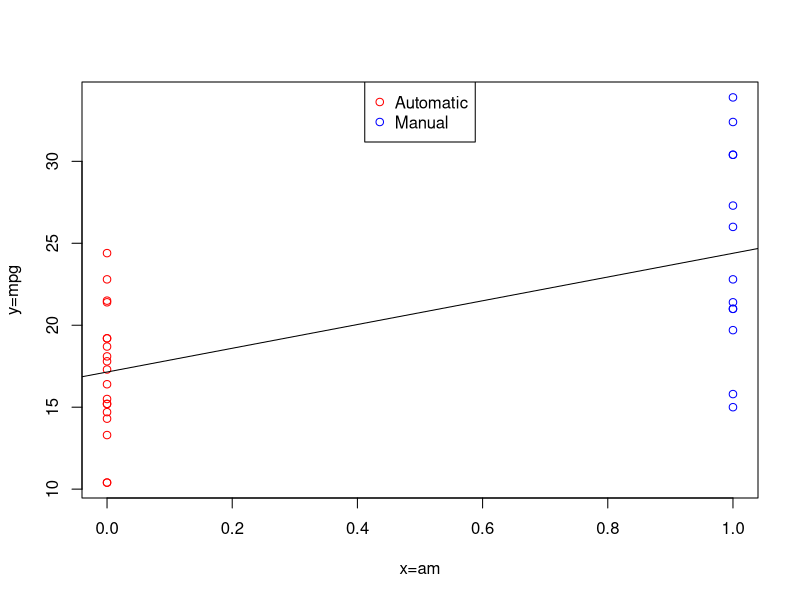
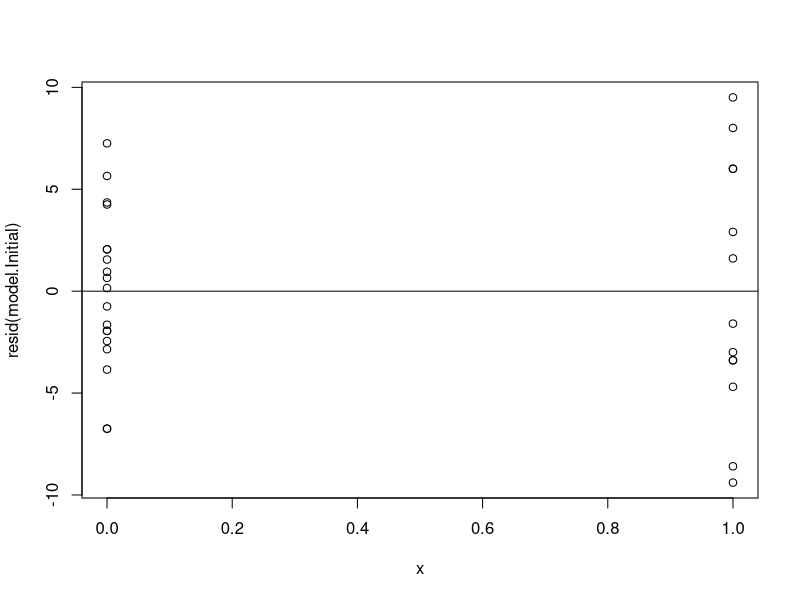

R code for these plots, in order:
## ---- chunk 1
data(mtcars)
        
#?mtcars

#Show colnames of mtcars
names(mtcars)
## ---- chunk 2
#Show structure of mtcars
str(mtcars)
## ---- chunk 3
#Theoretical formula
y <- mtcars$mpg
x <- mtcars$am
beta1 <- cor(y,x)*(sd(y)/sd(x))
beta0 <- mean(y) - beta1 * mean(x)
#R function
model.Initial <- lm(y ~ x)
coeffs <- coef(model.Initial)

#Comparation
rbind(c(beta0, beta1), coeffs)
## ---- chunk 4
color <- ifelse(x==0,"red","blue")
plot(x,y,col=color,xlab="x=am",ylab="y=mpg")
legend("top",c("Automatic","Manual"),col=c("red","blue"),pch=1)
abline(model.Initial)
## ---- chunk 5
#Calculate residuals
e.ModelInitial <- y-(beta0+beta1*x)
e.ModelInitial
#R function for residuals
resid(model.Initial)

#Calculate predicted y (mpg)
yhat <- predict(model.Initial)
#Calculate max difference between residual and observed Y - predicted Y (y hat)
max(abs(e.ModelInitial -(y - yhat)))
## ---- chunk 6
plot(x, resid(model.Initial))
abline(h=0)
## ---- chunk 7
#Calculate variation
n <- length(y)
var.e.Model.Initial <- sqrt((1/(n-2))*sum((e.ModelInitial^2)))
var.e.Model.Initial
#R function to calculate residual variation
summary(model.Initial)$sigma
## ---- chunk 8
#Calculate R2
R2.Model.Initial <- sum((yhat - mean(y))^2)/sum((y-mean(y))^2)
R2.Model.Initial
#R function for R2
cor(y,x)^2
## ---- chunk 9
#Calculation of coefficients
sigma <- var.e.Model.Initial
ssx <- sum((x - mean(x))^2)
seBeta0 <- (1/n + mean(x)^2/ssx) ^ 0.5 * sigma
seBeta1 <- sigma / sqrt(ssx)
tBeta0 <- beta0 / seBeta0
tBeta1 <- beta1 / seBeta1
pBeta0 <- 2 * pt(abs(tBeta0), df=n-2, lower.tail=FALSE)
pBeta1 <- 2 * pt(abs(tBeta1), df=n-2, lower.tail=FALSE)
coefTable <- rbind(c(beta0, seBeta0, tBeta0, pBeta0), c(beta1, seBeta1, tBeta1, pBeta1))
colnames(coefTable) <- c("Estimate","Std.Error", "t value", "P(>|t|)")
rownames(coefTable) <- c("(Intercept)", "x")
coefTable

#R function for calculate coefficients
summary(model.Initial)$coef
## ---- chunk 10
sumCoef <- summary(model.Initial)$coef
confInterval.Model.Initial <- sumCoef[1,1] + c(-1,1) * qt(0.975, df=model.Initial$df) * sumCoef[1,2]
confInterval.Model.Initial
